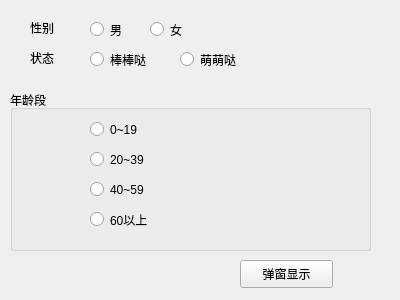
<?xml version="1.0" encoding="UTF-8"?>
<ui version="4.0">
 <class>Widget</class>
 <widget class="QWidget" name="Widget">
  <property name="geometry">
   <rect>
    <x>0</x>
    <y>0</y>
    <width>400</width>
    <height>300</height>
   </rect>
  </property>
  <property name="windowTitle">
   <string>Widget</string>
  </property>
  <widget class="QRadioButton" name="radioButtonMan">
   <property name="geometry">
    <rect>
     <x>90</x>
     <y>20</y>
     <width>51</width>
     <height>19</height>
    </rect>
   </property>
   <property name="text">
    <string>男</string>
   </property>
  </widget>
  <widget class="QRadioButton" name="radioButtonWoman">
   <property name="geometry">
    <rect>
     <x>150</x>
     <y>20</y>
     <width>51</width>
     <height>19</height>
    </rect>
   </property>
   <property name="text">
    <string>女</string>
   </property>
  </widget>
  <widget class="QRadioButton" name="radioButtonBang">
   <property name="geometry">
    <rect>
     <x>90</x>
     <y>50</y>
     <width>71</width>
     <height>19</height>
    </rect>
   </property>
   <property name="text">
    <string>棒棒哒</string>
   </property>
  </widget>
  <widget class="QRadioButton" name="radioButtonMeng">
   <property name="geometry">
    <rect>
     <x>180</x>
     <y>50</y>
     <width>71</width>
     <height>19</height>
    </rect>
   </property>
   <property name="text">
    <string>萌萌哒</string>
   </property>
  </widget>
  <widget class="QLabel" name="label">
   <property name="geometry">
    <rect>
     <x>30</x>
     <y>20</y>
     <width>41</width>
     <height>16</height>
    </rect>
   </property>
   <property name="text">
    <string>性别</string>
   </property>
  </widget>
  <widget class="QLabel" name="label_2">
   <property name="geometry">
    <rect>
     <x>30</x>
     <y>50</y>
     <width>41</width>
     <height>16</height>
    </rect>
   </property>
   <property name="text">
    <string>状态</string>
   </property>
  </widget>
  <widget class="QGroupBox" name="groupBox_Age">
   <property name="geometry">
    <rect>
     <x>10</x>
     <y>90</y>
     <width>361</width>
     <height>161</height>
    </rect>
   </property>
   <property name="title">
    <string>年龄段</string>
   </property>
   <widget class="QRadioButton" name="radioButton_0to19">
    <property name="geometry">
     <rect>
      <x>80</x>
      <y>30</y>
      <width>61</width>
      <height>19</height>
     </rect>
    </property>
    <property name="text">
     <string>0~19</string>
    </property>
   </widget>
   <widget class="QRadioButton" name="radioButton_20to39">
    <property name="geometry">
     <rect>
      <x>80</x>
      <y>60</y>
      <width>81</width>
      <height>19</height>
     </rect>
    </property>
    <property name="text">
     <string>20~39</string>
    </property>
   </widget>
   <widget class="QRadioButton" name="radioButton_40to59">
    <property name="geometry">
     <rect>
      <x>80</x>
      <y>90</y>
      <width>81</width>
      <height>19</height>
     </rect>
    </property>
    <property name="text">
     <string>40~59</string>
    </property>
   </widget>
   <widget class="QRadioButton" name="radioButton_above60">
    <property name="geometry">
     <rect>
      <x>80</x>
      <y>120</y>
      <width>81</width>
      <height>19</height>
     </rect>
    </property>
    <property name="text">
     <string>60以上</string>
    </property>
   </widget>
  </widget>
  <widget class="QPushButton" name="pushButton_Show">
   <property name="geometry">
    <rect>
     <x>240</x>
     <y>260</y>
     <width>93</width>
     <height>28</height>
    </rect>
   </property>
   <property name="text">
    <string>弹窗显示</string>
   </property>
  </widget>
 </widget>
 <layoutdefault spacing="6" margin="11"/>
 <resources/>
 <connections/>
</ui>
